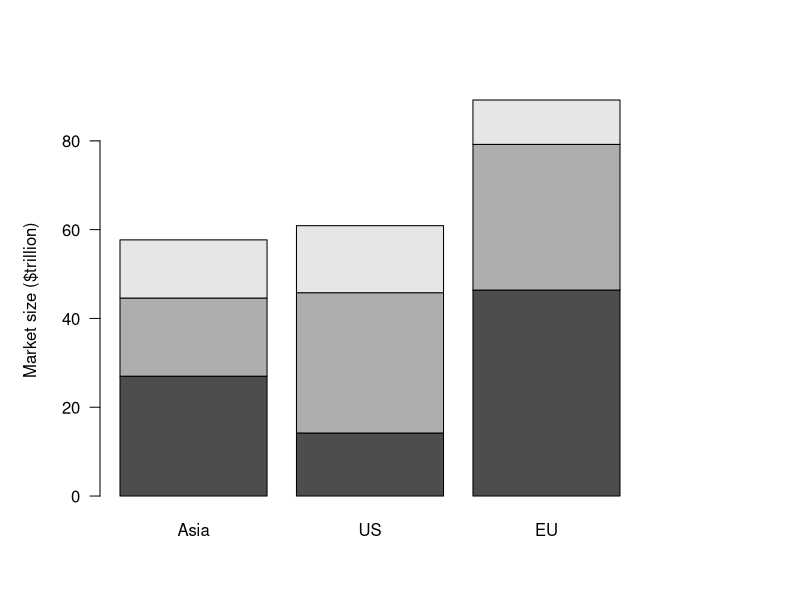
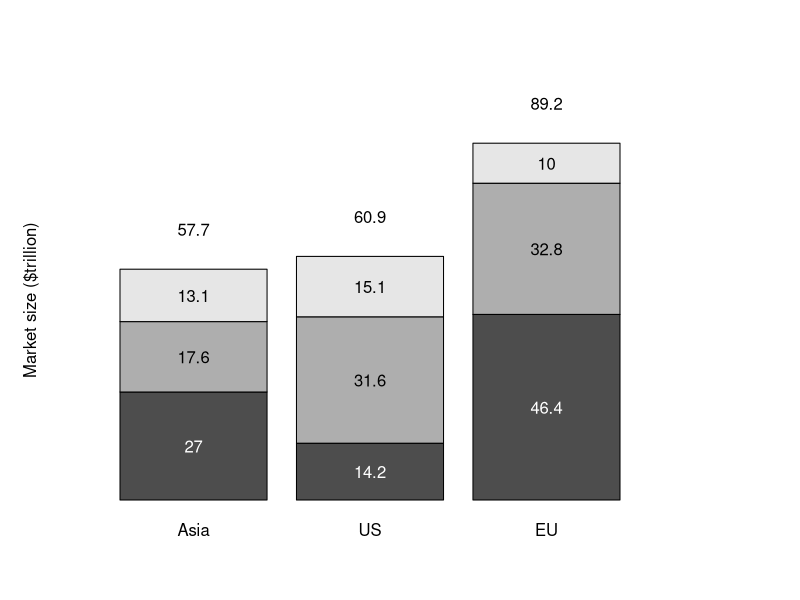
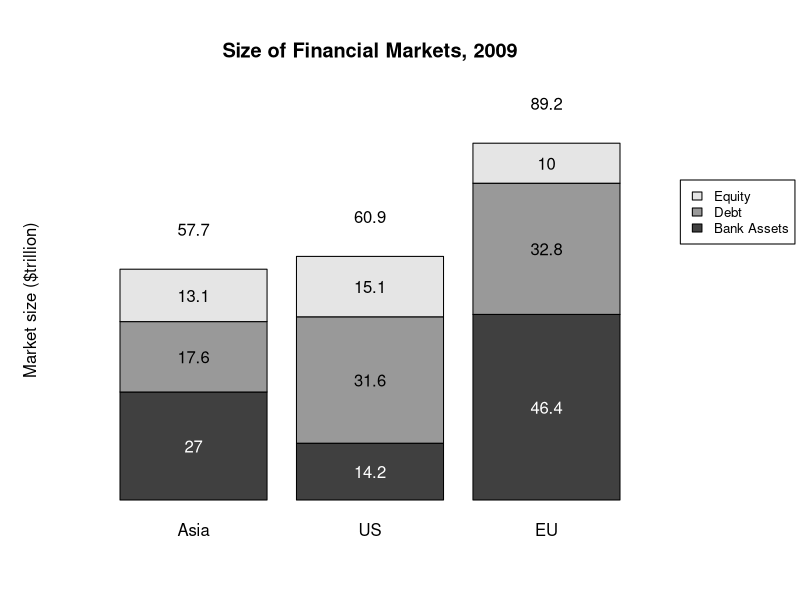

Generate these figures, in order, with R:
## ---- chunk 1
Asia=c(27.0,17.6,13.1)
US=c(14.2,31.6,15.1)
EU=c(46.4,32.8,10.0)

markets=cbind(Asia,US,EU)
## ---- chunk 2
par(las=1,mar=c(5,5,5,8),xpd=NA)
bp <- barplot(markets,las=1,ylab='Market size ($trillion)')
## ---- chunk 3
par(las=1,mar=c(5,5,5,8),xpd=NA)
# the bp object contains the x values for the center of the three bars
# we can us them in the text() calls
bp <- barplot(markets,las=1,ylab='Market size ($trillion)',axes=F,ylim=c(0,100))
# we don't need a y axis, but this is how you could add it
# axis(2,at=seq(0,100,10),labels=as.character(seq(0,100,10)))
# Asia
# place the text centered on the point specified using adj=c(0.5,0.5)
# note, that we can place the text using the data value for each of
# the three categories and dividing the topmost by 2
# the paste() call turns the number into text.
text(bp[1],Asia[1]/2,paste(Asia[1]),
     col='white',adj=c(0.5,.5))
text(bp[1],Asia[1]+(Asia[2]/2),paste(Asia[2]),
     col='black',adj=c(0.5,.5))
text(bp[1],Asia[1]+Asia[2]+(Asia[3]/2),paste(Asia[3]),
     col='black',adj=c(0.5,.5))
text(bp[1],Asia[1]+Asia[2]+Asia[3]+10,paste(sum(markets[,1])),
     col='black',adj=c(0.5,.5))
# United States
text(bp[2],US[1]/2,paste(US[1]),
     col='white',adj=c(0.5,.5))
text(bp[2],US[1]+(US[2]/2),paste(US[2]),
     col='black',adj=c(0.5,.5))
text(bp[2],US[1]+US[2]+(US[3]/2),paste(US[3]),
     col='black',adj=c(0.5,.5))
text(bp[2],US[1]+US[2]+US[3]+10,paste(sum(markets[,2])),
     col='black',adj=c(0.5,.5))
# European Union
text(bp[3],EU[1]/2,paste(EU[1]),
     col='white',adj=c(0.5,.5))
text(bp[3],EU[1]+(EU[2]/2),paste(EU[2]),
     col='black',adj=c(0.5,.5))
text(bp[3],EU[1]+EU[2]+(EU[3]/2),paste(EU[3]),
     col='black',adj=c(0.5,.5))
text(bp[3],EU[1]+EU[2]+EU[3]+10,paste(sum(markets[,3])),
     col='black',adj=c(0.5,.5))
## ---- chunk 4
par(las=1,mar=c(5,5,5,8),xpd=NA)
bp <- barplot(markets,las=1,ylab='Market size ($trillion)',
              axes=F,ylim=c(0,100),
              col=c('gray25','gray60','gray90'))
# axis(2,at=seq(0,100,10),labels=as.character(seq(0,100,10)))
text(bp[1],Asia[1]/2,paste(Asia[1]),col='white',adj=c(0.5,.5))
text(bp[1],Asia[1]+(Asia[2]/2),paste(Asia[2]),col='black',adj=c(0.5,.5))
text(bp[1],Asia[1]+Asia[2]+(Asia[3]/2),paste(Asia[3]),col='black',adj=c(0.5,.5))
text(bp[1],Asia[1]+Asia[2]+Asia[3]+10,paste(sum(markets[,1])),col='black',adj=c(0.5,.5))
text(bp[2],US[1]/2,paste(US[1]),col='white',adj=c(0.5,.5))
text(bp[2],US[1]+(US[2]/2),paste(US[2]),col='black',adj=c(0.5,.5))
text(bp[2],US[1]+US[2]+(US[3]/2),paste(US[3]),col='black',adj=c(0.5,.5))
text(bp[2],US[1]+US[2]+US[3]+10,paste(sum(markets[,2])),col='black',adj=c(0.5,.5))
text(bp[3],EU[1]/2,paste(EU[1]),col='white',adj=c(0.5,.5))
text(bp[3],EU[1]+(EU[2]/2),paste(EU[2]),col='black',adj=c(0.5,.5))
text(bp[3],EU[1]+EU[2]+(EU[3]/2),paste(EU[3]),col='black',adj=c(0.5,.5))
text(bp[3],EU[1]+EU[2]+EU[3]+10,paste(sum(markets[,3])),col='black',adj=c(0.5,.5))
legend(bp[3]+1.3,80,legend=c('Equity','Debt','Bank Assets'),fill=rev(c('gray25','gray60','gray90')),
       horiz=F,xjust=.5,cex=.8)
title('Size of Financial Markets, 2009')
